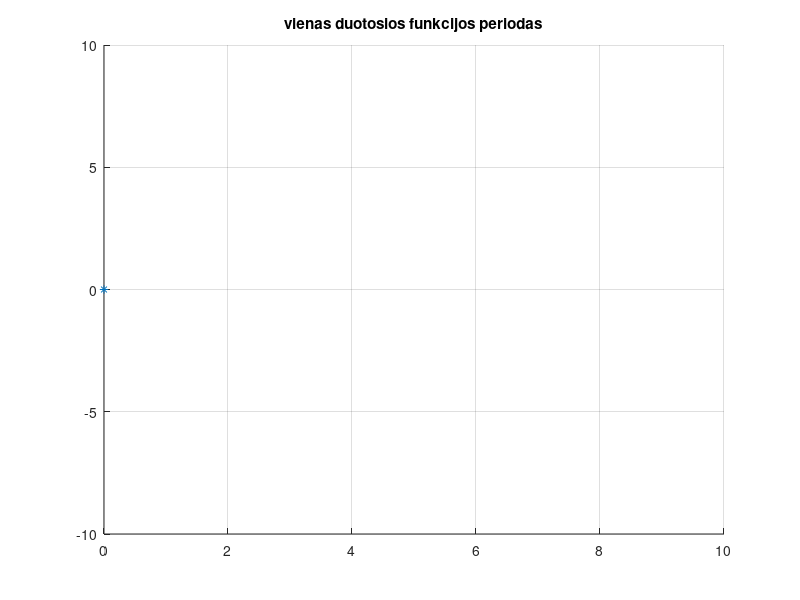

Write MATLAB code to recreate this figure. (Note: this script raises an error after producing the figure.)
%
%   Viename periode aprasytai funkcijai atliekama diskrecioji Furje
%   transformacija
%   Funkcija ivedama taskais i brezini, ginput
%
%   Sulyginimas su fft rezultatais 

function main
clc,close all,clear all


T=10
n=100;n=round(n/2)*2+1; % n visuomet nelyginis
dt=T/n

xmin=0;ymin=-10;xmax=T;ymax=10; % koordinaciu sistemos ribos
figure(1),hold on, axis([xmin,xmax,ymin,ymax]);grid on
title('vienas duotosios funkcijos periodas')

% Pele ivedami taskai. Baigiama, kai taskas parenkamas uz koord. sistemos ribu
ibreak=0;icount=1;
x1=0;y1=0;plot(x1,y1,'*');tinp(1)=x1;fffinp(1)=y1;
while 1     % pele ivedami taskai
    [x1,y1]=ginput(1); icount=icount+1;  
    if x1 < xmin || x1 > xmax || y1 < ymin || y1 > ymax,  x1=T; y1=0; ibreak=1; end
    tinp(icount)=x1; fffinp(icount)=y1;
    plot(x1,y1,'*');
    if ibreak, break; end
end
t=[0:dt:T-dt]; fff=interp1(tinp,fffinp,t); cla, plot(t,fff,'k.');

m=(n+1)/2  % m - harmoniku skaicius interpoliuojanciai Furje aproksimacijai, 

N=10000 % vaizdavimo tasku skaicius
dttt=T/N
ttt=[-T:dttt:2*T];

% Spektras apskaiciuojamas naudojant fft:  *******************
yyy=fft(fff)/n;
spektras=abs(2*yyy(1:m));
spektras(1)=spektras(1)/2;

spektras_c0=real(yyy(1));   % pastovi dedamoji
spektras_c=real(2*yyy(2:m)); % cos amplitudes
spektras_s=-imag(2*yyy(2:m)); % sin amplitudes

figure(2),hold on,grid on,bar([0:m-1],spektras,0.01)
title('Furje amplitudziu spektras pagal kompleksinio skaiciaus moduli ')

%*************************************************************

% apskaiciuojame cos ir sin koeficientus pagal DFT algoritma:  ..........
ac0=dot(fff,fC(0,T,t))/n;
for i=1:m-1
    ac(i)=dot(fff,fC(i,T,t))*2/n;
    as(i)=dot(fff,fS(i,T,t))*2/n;
end
ac,as

% .......................................................................
figure(3),hold on
bar(0:m-1,[ac0,sqrt(ac.^2+as.^2)],0.01)
legend(sprintf('n=%d tasku, m=%d harmoniku ',n,m))
title('Furje amplitudziu spektras pagal DFT sin ir cos amplitudes')


fffz=ac0*fC(0,T,ttt);
frequencies=[1:m-1];
% frequencies=[1:3,5,6,10,30,50];
for i=frequencies   % funkcijos braizymas pagal harmonines komponentes
        fffz=fffz+ac(i)*fC(i,T,ttt)+as(i)*fS(i,T,ttt);    
end

figure(4),hold on,grid on, plot(ttt,fffz,'r');plot(t,fff,'b.','LineWidth',2);
legend(sprintf('n=%d tasku, m=%d harmoniku',n,m))
title('Pagal harmonikas atstatytas funkcijos grafikas')

% Sulyginimui pavaizduojame cos ir sin amplitudes gautas fft ir musu
% skaiciavimu:
figure(5),hold on,grid on
bar(0:m-1,[ac0,ac],0.01);plot(0:m-1,[spektras_c0,spektras_c])
title('FFT ir DFT gautu cos amplitudziu sulyginimas');
legend({'FFT','DFT'})
figure(6),hold on,grid on
bar(1:m-1,as,0.01);plot(1:m-1,spektras_s)
title('FFT ir DFT gautu sin amplitudziu sulyginimas');
legend({'FFT','DFT'})
figure(6),hold on,grid 
return
end

function c=fC(i,T,t), if i==0,c=1*cos(0*t); else, c=cos(2*pi*i/T*t); end, return, end
function s=fS(i,T,t), s=sin(2*pi*i/T*t); return, end

